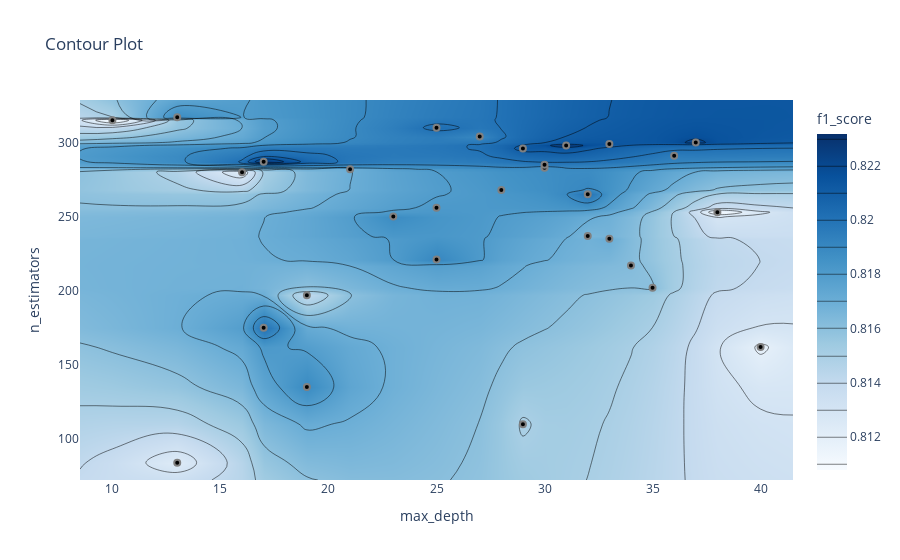

Notebook code for this chart:
### Code cell
optuna.visualization.plot_contour(study, params=["max_depth", "n_estimators"], target_name="f1_score")

### Figure 1 — Plotly figure (JSON) as saved in the notebook; plotly's stock layout.template omitted (floating-point values rounded to 4 significant figures; data arrays with more than 128 entries replaced by an {"elided": "..."} marker saying what was removed)
{"data": [{"colorbar": {"title": {"text": "f1_score"}}, "colorscale": [[0, "rgb(247,251,255)"], [0.125, "rgb(222,235,247)"], [0.25, "rgb(198,219,239)"], [0.375, "rgb(158,202,225)"], [0.5, "rgb(107,174,214)"], [0.625, "rgb(66,146,198)"], [0.75, "rgb(33,113,181)"], [0.875, "rgb(8,81,156)"], [1, "rgb(8,48,107)"]], "connectgaps": true, "contours": {"coloring": "heatmap"}, "hoverinfo": "none", "line": {"smoothing": 1.3}, "reversescale": false, "type": "contour", "x": [8.5, 10, 13, 16, 17, 19, 21, 23, 25, 27, 28, 29, 30, 31, 32, 33, 34, 35, 36, 37, 38, 40, 41.5], "y": [72.35, 84, 110, 135, 162, 175, 197, 202, 217, 221, 235, 237, 250, 253, 256, 265, 268, 280, 282, 283, 285, 287, 291, 296, 298, 299, 300, 304, 310, 315, 317, 328.6], "z": {"elided": "32x23 float values"}}, {"marker": {"color": "black", "line": {"color": "Grey", "width": 2}}, "mode": "markers", "showlegend": false, "type": "scatter", "x": [29, 38, 34, 40, 19, 16, 19, 35, 17, 25, 10, 25, 25, 13, 21, 30, 23, 29, 30, 17, 13, 27, 33, 33, 32, 36, 28, 31, 32, 37], "y": [110, 253, 217, 162, 197, 280, 135, 202, 287, 221, 315, 256, 310, 317, 282, 283, 250, 296, 285, 175, 84, 304, 299, 235, 265, 291, 268, 298, 237, 300]}], "layout": {"title": {"text": "Contour Plot"}, "xaxis": {"range": [8.5, 41.5], "title": {"text": "max_depth"}}, "yaxis": {"range": [72.35, 328.6], "title": {"text": "n_estimators"}}}}
